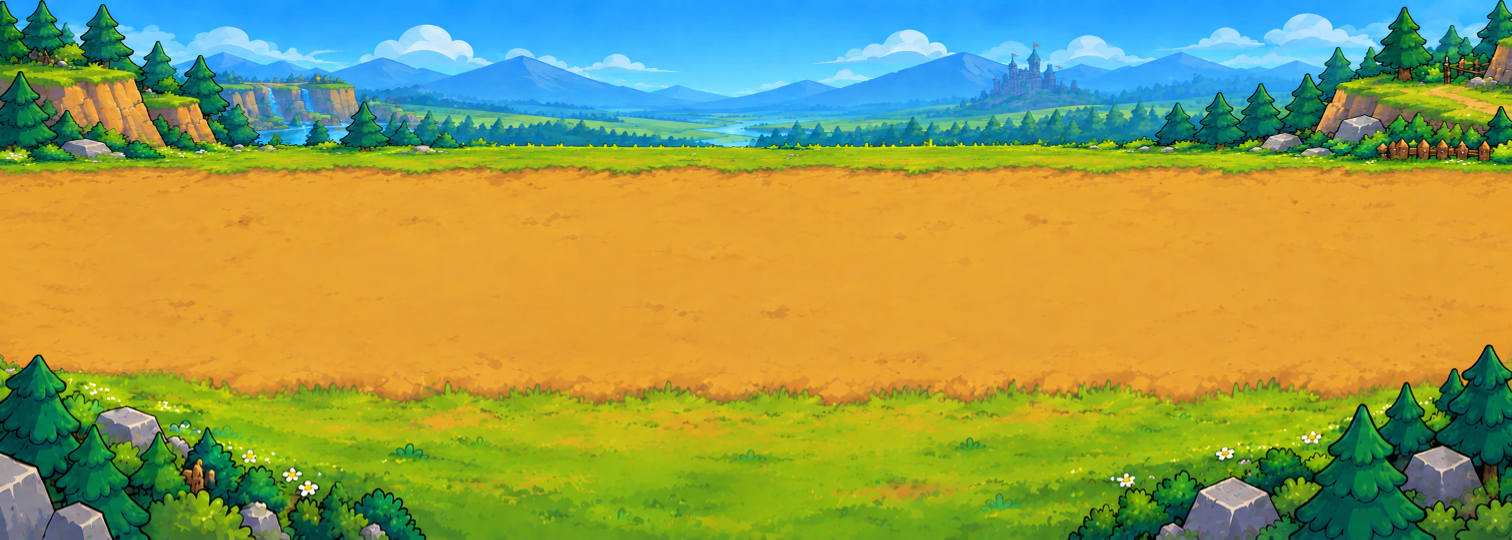
#> input picture artsrc/bg_field_wide_ai.png, 3024 x 1080 px (shown at 1/2 size)
$ python check_bg.py ../artsrc/bg_field_wide_ai.png
#> lines starting #> are read from the running program, lines starting #| are printed output that depends on the picture
#!/usr/bin/env python3
"""Kiem anh nen truoc khi dua vao Assets.

Ba thu hau ky khong cuu duoc (xem artsrc/bg/PROMPT.md):
  1. sai ti le khung
  2. co net vien den -> linh chim vao nen
  3. chi tiet nam giua khung -> dai hanh dong bi roi

    python3 tools/check_bg.py artsrc/bg/bg_medieval.png
"""
import sys, os
import numpy as np
from PIL import Image

# do tu camera that: ortho 4.0, man 1920x1080
QUIET = (217, 270, 1702, 810)      # x0, y0, x1, y1 — vung phai yen tinh

def check(path):
#> called with path = '../artsrc/bg_field_wide_ai.png'
    im = Image.open(path).convert('RGB')
#> im is the input picture: PIL image 3024x1080 RGB; mean R, G, B 147.7, 156, 82.9
    W, H = im.size
#> W = 3024; H = 1080
    a = np.asarray(im).astype(float)
    ok = True

    print(f'\n{os.path.basename(path)}  {W}x{H}')
#| bg_field_wide_ai.png  3024x1080

    # --- 1. ti le ---
    ar = W / H
#> ar = 2.8
    good = abs(ar - 16/9) < 0.02
#> good = False
    print(f'  ti le        {ar:.3f}  (can 1.778)        {"OK" if good else "SAI"}')
#|   ti le        2.800  (can 1.778)        SAI
    ok &= good
#> ok = False

    # --- 2. net den trong vung yen tinh ---
    sx, sy = W / 1920, H / 1080
#> sx = 1.57; sy = 1
    x0, y0, x1, y1 = (int(QUIET[0]*sx), int(QUIET[1]*sy),
                      int(QUIET[2]*sx), int(QUIET[3]*sy))
#> x0 = 341; y0 = 270; x1 = 2680; y1 = 810
    mid = a[y0:y1, x0:x1]
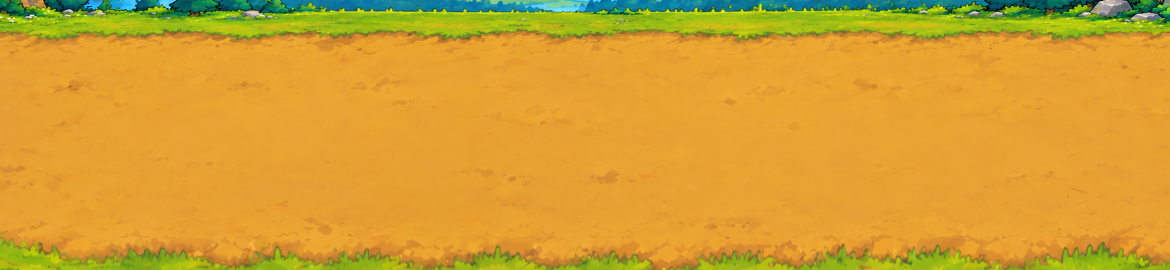
#> mid: shape (540, 2339, 3) float64 (shown at 1/2 size); mean R, G, B 210.4, 159.9, 48.9
    dark = (mid.max(axis=2) < 50).mean() * 100
#> dark = 0.206
    good = dark < 2.0
#> good = True
    print(f'  pixel rat toi {dark:5.2f}%  (can < 2%)        {"OK" if good else "QUA NHIEU"}')
#|   pixel rat toi  0.21%  (can < 2%)        OK
    ok &= good

    # --- 3. do tuong phan cuc bo trong vung yen tinh ---
    g = mid.mean(axis=2)
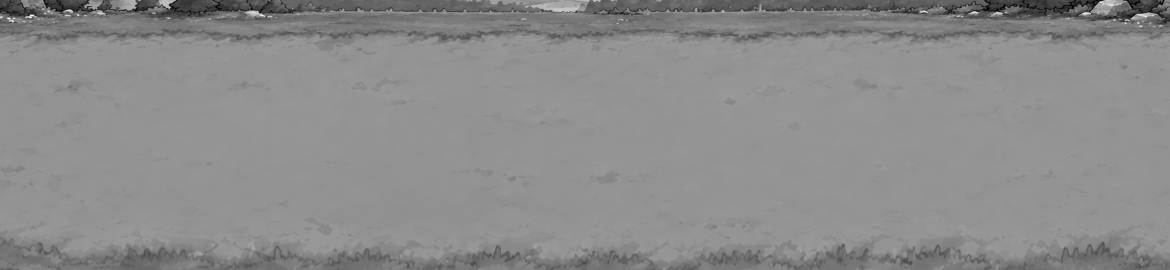
#> g: shape (540, 2339) float64 (shown at 1/2 size); min 0, max 255, mean 139.8
    # chenh lech giua o 16x16 lien ke — do "roi mat"
    bs = 16
    h2, w2 = g.shape[0]//bs*bs, g.shape[1]//bs*bs
#> h2 = 528; w2 = 2336
    blocks = g[:h2, :w2].reshape(h2//bs, bs, w2//bs, bs).mean(axis=(1, 3))
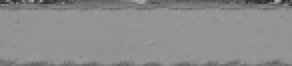
#> blocks: shape (33, 146) float64 (shown 2 times larger); min 45.71, max 183.4, mean 140.3
    busy = (np.abs(np.diff(blocks, axis=1)).mean() +
            np.abs(np.diff(blocks, axis=0)).mean()) / 2
#> busy = 3.25
    good = busy < 6.0
    print(f'  do roi mat   {busy:5.2f}   (can < 6.0)        {"OK" if good else "QUA ROI"}')
#|   do roi mat    3.25   (can < 6.0)        OK
    ok &= good

    # --- 4. nen co toi hon o giua khong (de linh noi len) ---
    centre = g[g.shape[0]//4:g.shape[0]*3//4, g.shape[1]//4:g.shape[1]*3//4].mean()
#> centre = 147.6
    whole  = a.mean()
#> whole = 128.9
    print(f'  sang giua/toan  {centre:.0f} / {whole:.0f}   '
          f'({"giua toi hon — tot" if centre < whole else "giua sang hon — linh se chim"})')
#|   sang giua/toan  148 / 129   (giua sang hon — linh se chim)

    print(f'  => {"DUNG DUOC" if ok else "NEN SINH LAI"}')
#|   => NEN SINH LAI
    return ok

if __name__ == '__main__':
    if len(sys.argv) < 2:
        print(__doc__); sys.exit(2)
#> (the run stopped early here; a loop or call above may not have finished)
